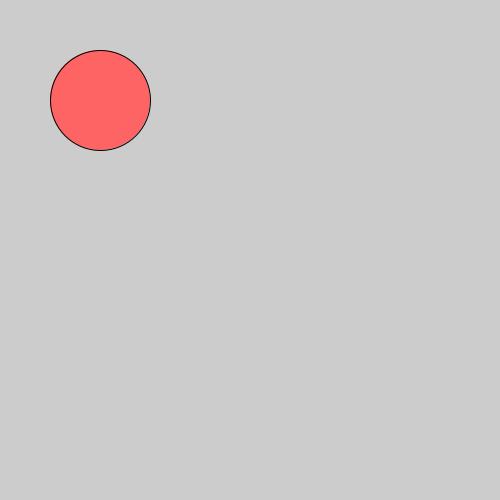
Frame 1 (no input)
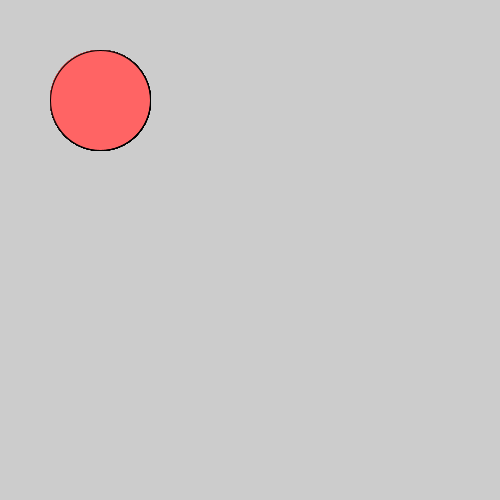
Frame 60 (the mouse pressed at the canvas centre just before this capture)
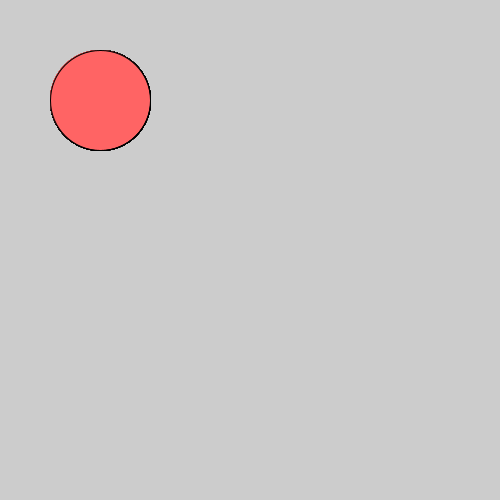
Frame 120 (the mouse held since frame 60 and released just before this capture)

The Processing sketch that drew these frames (run headless with seeded random() and noise(); from frame 60 on, the mouse is pressed at the canvas centre):

// Processing sketch: sketch_wheel
// ── sketch_wheel.pde
class Wheel{
  int r = 100;
  int g = 100;
  int b = 100;
  float x = 100;
  float y = 100;
  
  void roll(){
    x += 2;
  }
  
  void drawMe(){
   fill(r,g,b);
   ellipse(x,y,100,100);
  }
};

 Wheel wiel1 = new Wheel();

void setup(){
  size(500,500);
  wiel1.r = 255;
}

void draw(){
// wiel1.roll();
 wiel1.drawMe();
}
